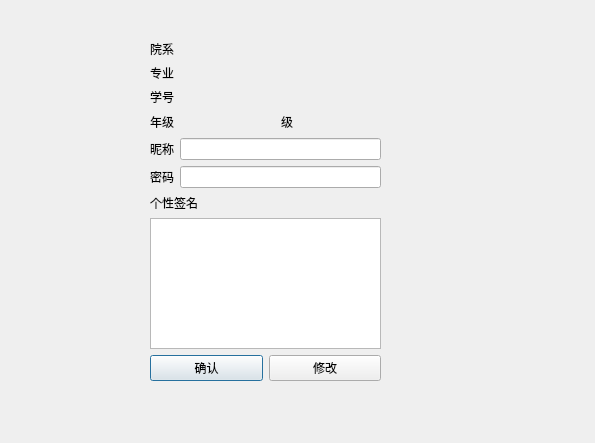
<?xml version="1.0" encoding="UTF-8"?>
<ui version="4.0">
 <class>StudentInfoDialog</class>
 <widget class="QDialog" name="StudentInfoDialog">
  <property name="geometry">
   <rect>
    <x>0</x>
    <y>0</y>
    <width>595</width>
    <height>443</height>
   </rect>
  </property>
  <property name="windowTitle">
   <string>Dialog</string>
  </property>
  <widget class="QWidget" name="layoutWidget">
   <property name="geometry">
    <rect>
     <x>150</x>
     <y>40</y>
     <width>231</width>
     <height>341</height>
    </rect>
   </property>
   <layout class="QVBoxLayout" name="verticalLayout_2">
    <item>
     <layout class="QHBoxLayout" name="horizontalLayout">
      <item>
       <widget class="QLabel" name="label_4">
        <property name="text">
         <string>院系</string>
        </property>
       </widget>
      </item>
      <item>
       <widget class="QLabel" name="sdept_label">
        <property name="text">
         <string/>
        </property>
       </widget>
      </item>
     </layout>
    </item>
    <item>
     <layout class="QHBoxLayout" name="horizontalLayout_2">
      <item>
       <widget class="QLabel" name="label_5">
        <property name="text">
         <string>专业</string>
        </property>
       </widget>
      </item>
      <item>
       <widget class="QLabel" name="smajor_label">
        <property name="text">
         <string/>
        </property>
       </widget>
      </item>
     </layout>
    </item>
    <item>
     <layout class="QHBoxLayout" name="horizontalLayout_3">
      <item>
       <widget class="QLabel" name="label">
        <property name="text">
         <string>学号</string>
        </property>
       </widget>
      </item>
      <item>
       <widget class="QLabel" name="sno_label">
        <property name="text">
         <string/>
        </property>
       </widget>
      </item>
     </layout>
    </item>
    <item>
     <layout class="QHBoxLayout" name="horizontalLayout_7">
      <item>
       <widget class="QLabel" name="label_7">
        <property name="text">
         <string>年级</string>
        </property>
       </widget>
      </item>
      <item>
       <spacer name="horizontalSpacer">
        <property name="orientation">
         <enum>Qt::Horizontal</enum>
        </property>
        <property name="sizeHint" stdset="0">
         <size>
          <width>40</width>
          <height>20</height>
         </size>
        </property>
       </spacer>
      </item>
      <item>
       <widget class="QLabel" name="grade_label">
        <property name="text">
         <string/>
        </property>
       </widget>
      </item>
      <item>
       <widget class="QLabel" name="label_9">
        <property name="text">
         <string>级</string>
        </property>
       </widget>
      </item>
      <item>
       <spacer name="horizontalSpacer_2">
        <property name="orientation">
         <enum>Qt::Horizontal</enum>
        </property>
        <property name="sizeHint" stdset="0">
         <size>
          <width>40</width>
          <height>20</height>
         </size>
        </property>
       </spacer>
      </item>
     </layout>
    </item>
    <item>
     <layout class="QHBoxLayout" name="horizontalLayout_4">
      <item>
       <widget class="QLabel" name="label_2">
        <property name="text">
         <string>昵称</string>
        </property>
       </widget>
      </item>
      <item>
       <widget class="QLineEdit" name="snickname_edit"/>
      </item>
     </layout>
    </item>
    <item>
     <layout class="QHBoxLayout" name="horizontalLayout_5">
      <item>
       <widget class="QLabel" name="label_3">
        <property name="text">
         <string>密码</string>
        </property>
       </widget>
      </item>
      <item>
       <widget class="QLineEdit" name="spwd_edit">
        <property name="echoMode">
         <enum>QLineEdit::Password</enum>
        </property>
       </widget>
      </item>
     </layout>
    </item>
    <item>
     <layout class="QVBoxLayout" name="verticalLayout">
      <item>
       <widget class="QLabel" name="label_6">
        <property name="text">
         <string>个性签名</string>
        </property>
       </widget>
      </item>
      <item>
       <widget class="QTextEdit" name="ssignature_edit"/>
      </item>
     </layout>
    </item>
    <item>
     <layout class="QHBoxLayout" name="horizontalLayout_6">
      <item>
       <widget class="QPushButton" name="student_confirm_btn">
        <property name="text">
         <string>确认</string>
        </property>
       </widget>
      </item>
      <item>
       <widget class="QPushButton" name="student_modify_btn">
        <property name="text">
         <string>修改</string>
        </property>
       </widget>
      </item>
     </layout>
    </item>
   </layout>
  </widget>
 </widget>
 <resources/>
 <connections/>
</ui>
